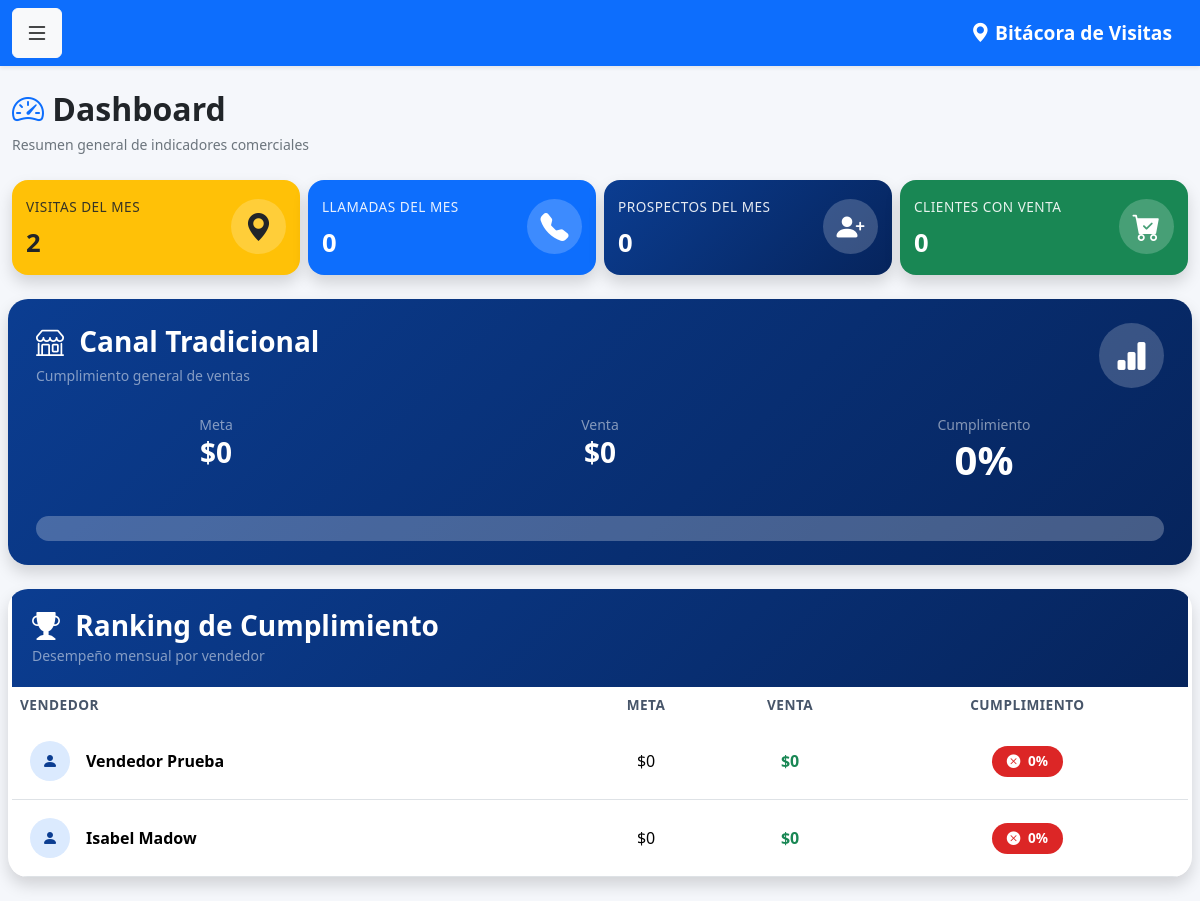
/dashboard (signed in), run on the app's committed database.
### models.py (models this page shows)
class Usuario(UserMixin, db.Model):
    __tablename__ = 'usuarios'
    id = db.Column(db.Integer, primary_key=True)
    nombre = db.Column(db.String(100), nullable=False)
    correo = db.Column(db.String(120), unique=True, nullable=False)
    password = db.Column(db.String(500), nullable=False)
    rol = db.Column(db.String(20), default='vendedor')
    activo = db.Column(db.Boolean, default=True)

### app.py (the view, shortened to what this page needs)
@app.route('/dashboard')
@login_required
def dashboard():
    from datetime import datetime
    ahora = datetime.now()
    inicio_mes = datetime(
        ahora.year,
        ahora.month,
        1
    )
    admin = current_user.rol in ['admin', 'supervisor']
    if current_user.rol == 'vendedor':
        clientes_total = Cliente.query.filter(
            Cliente.vendedor == current_user.id
        ).count()
    else:
        clientes_total = Cliente.query.count()
    if current_user.rol == 'vendedor':
        visitas_total = Visita.query.filter(
            Visita.usuario_id == current_user.id
        ).count()
        visitas_mes = Visita.query.filter(
            Visita.usuario_id == current_user.id,
            Visita.fecha >= inicio_mes
        ).count()
    else:
        visitas_total = Visita.query.count()
        visitas_mes = Visita.query.filter(
            Visita.fecha >= inicio_mes
        ).count()
    if current_user.rol == 'vendedor':
        prospectos_mes = Prospecto.query.filter(
            Prospecto.usuario_id == current_user.id,
            Prospecto.fecha_registro >= inicio_mes
        ).count()
    else:
        prospectos_mes = Prospecto.query.filter(
            Prospecto.fecha_registro >= inicio_mes
        ).count()
    if current_user.rol == 'vendedor':
        llamadas_mes = Llamada.query.filter(
            Llamada.usuario_id == current_user.id,
            Llamada.fecha >= inicio_mes
        ).count()
    else:
        llamadas_mes = Llamada.query.filter(
            Llamada.fecha >= inicio_mes
        ).count()
    if current_user.rol == 'vendedor':
        ventas_visitas = db.session.query(
            db.func.sum(Visita.monto_venta)
        ).filter(
            Visita.usuario_id == current_user.id,
            Visita.fecha >= inicio_mes,
            Visita.monto_venta > 0
        ).scalar() or 0
    else:
        ventas_visitas = db.session.query(
            db.func.sum(Visita.monto_venta)
        ).filter(
            Visita.fecha >= inicio_mes,
            Visita.monto_venta > 0
        ).scalar() or 0
    if current_user.rol == 'vendedor':
        ventas_llamadas = db.session.query(
            db.func.sum(Llamada.monto_venta)
        ).filter(
            Llamada.usuario_id == current_user.id,
            Llamada.fecha >= inicio_mes,
            Llamada.monto_venta > 0
        ).scalar() or 0
    else:
        ventas_llamadas = db.session.query(
            db.func.sum(Llamada.monto_venta)
        ).filter(
            Llamada.fecha >= inicio_mes,
            Llamada.monto_venta > 0
        ).scalar() or 0
    venta_mes = (
        ventas_visitas +
        ventas_llamadas
    )
    if current_user.rol == 'vendedor':
        clientes_venta_visitas = db.session.query(
            Visita.cliente_id
        ).filter(
            Visita.usuario_id == current_user.id,
            Visita.fecha >= inicio_mes,
            Visita.monto_venta > 0
        ).all()
        clientes_venta_llamadas = db.session.query(
            Llamada.cliente_id
        ).filter(
            Llamada.usuario_id == current_user.id,
            Llamada.fecha >= inicio_mes,
            Llamada.monto_venta > 0
        ).all()
    else:
        clientes_venta_visitas = db.session.query(
            Visita.cliente_id
        ).filter(
            Visita.fecha >= inicio_mes,
            Visita.monto_venta > 0
        ).all()
        clientes_venta_llamadas = db.session.query(
            Llamada.cliente_id
        ).filter(
            Llamada.fecha >= inicio_mes,
            Llamada.monto_venta > 0
        ).all()
    clientes_con_venta_ids = set()
    for resultado in clientes_venta_visitas:
        if resultado[0] is not None:
            clientes_con_venta_ids.add(
                resultado[0]
            )
    for resultado in clientes_venta_llamadas:
        if resultado[0] is not None:
            clientes_con_venta_ids.add(
                resultado[0]
            )
    clientes_con_venta = len(
        clientes_con_venta_ids
    )
    meta_empresa = 0
    venta_empresa = 0
    cumplimiento_empresa = 0
    cumplimiento_vendedores = []
    if admin:
        vendedores = Usuario.query.filter(
            Usuario.rol == 'vendedor',
            Usuario.activo == True
        ).all()
        for vendedor in vendedores:
            objetivo = Objetivo.query.filter(
                Objetivo.usuario_id == vendedor.id,
                Objetivo.anio == ahora.year,
                Objetivo.mes == ahora.month
            ).first()
            meta = objetivo.objetivo if objetivo else 0
            venta_visitas_vendedor = db.session.query(
                db.func.sum(Visita.monto_venta)
            ).filter(
                Visita.usuario_id == vendedor.id,
                Visita.fecha >= inicio_mes,
                Visita.monto_venta > 0
            ).scalar() or 0
            venta_llamadas_vendedor = db.session.query(
                db.func.sum(Llamada.monto_venta)
            ).filter(
                Llamada.usuario_id == vendedor.id,
                Llamada.fecha >= inicio_mes,
                Llamada.monto_venta > 0
            ).scalar() or 0
            venta = (
                venta_visitas_vendedor +
                venta_llamadas_vendedor
            )
            if meta > 0:
                porcentaje = round(
                    (venta / meta) * 100,
                    1
                )
            else:
                porcentaje = 0
            cumplimiento_vendedores.append({
                'nombre': vendedor.nombre,
                'meta': meta,
                'venta': venta,
                'porcentaje': porcentaje
            })
            meta_empresa += meta
        venta_empresa = venta_mes
        if meta_empresa > 0:
            cumplimiento_empresa = round(
                (venta_empresa / meta_empresa) * 100,
                1
            )
        else:
            cumplimiento_empresa = 0
    return render_template(
        'dashboard.html',
        clientes_total=clientes_total,
        clientes_con_venta=clientes_con_venta,
        visitas_total=visitas_total,
        visitas_mes=visitas_mes,
        prospectos_mes=prospectos_mes,
        llamadas_mes=llamadas_mes,
        venta_mes=venta_mes,
        objetivo=meta_empresa,
        monto_mes=venta_mes,
        cumplimiento=cumplimiento_empresa,
        admin=admin,
        meta_empresa=meta_empresa,
        venta_empresa=venta_empresa,
        cumplimiento_empresa=cumplimiento_empresa,
        cumplimiento_vendedores=cumplimiento_vendedores
    )

### templates/dashboard.html (shortened to what this page needs)
{% extends 'base.html' %}
{% block contenido %}
<div class="d-flex justify-content-between align-items-center mb-4">
    <div>
        <h2 class="fw-bold mb-1">
            <i class="bi bi-speedometer2 text-primary"></i>
            Dashboard
        </h2>
        <small class="text-muted">
            Resumen general de indicadores comerciales
        </small>
    </div>
</div>
<div class="row g-2">
<div class="col-xl-3 col-md-6">
    <div class="card kpi-card bg-warning shadow">
        <div class="card-body">
            <div class="d-flex justify-content-between align-items-center">
                <div>
                    <small>
                        Visitas del Mes
                    </small>
                    <h2 class="fw-bold mb-0">
                        {{ visitas_mes or 0 }}
                    </h2>
                </div>
                <div class="kpi-icon">
                    <i class="bi bi-geo-alt-fill"></i>
                </div>
            </div>
        </div>
    </div>
</div>
<div class="col-xl-3 col-md-6">
    <div class="card kpi-card bg-primary text-white shadow">
        <div class="card-body">
            <div class="d-flex justify-content-between align-items-center">
                <div>
                    <small>
                        Llamadas del Mes
                    </small>
                    <h2 class="fw-bold mb-0">
                        {{ llamadas_mes or 0 }}
                    </h2>
                </div>
                <div class="kpi-icon">
                    <i class="bi bi-telephone-fill"></i>
                </div>
            </div>
        </div>
    </div>
</div>
<div class="col-xl-3 col-md-6">
    <div class="card kpi-card prospectos-card text-white shadow">
        <div class="card-body">
            <div class="d-flex justify-content-between align-items-center">
                <div>
                    <small>
                        Prospectos del Mes
                    </small>
                    <h2 class="fw-bold mb-0">
                        {{ prospectos_mes or 0 }}
                    </h2>
                </div>
                <div class="kpi-icon">
                    <i class="bi bi-person-plus-fill"></i>
                </div>
            </div>
        </div>
    </div>
</div>
<div class="col-xl-3 col-md-6">
    <div class="card kpi-card bg-success text-white shadow">
        <div class="card-body">
            <div class="d-flex justify-content-between align-items-center">
                <div>
                    <small>
                        Clientes con Venta
                    </small>
                    <h2 class="fw-bold mb-0">
                        {{ clientes_con_venta or 0 }}
                    </h2>
                </div>
                <div class="kpi-icon">
                    <i class="bi bi-cart-check-fill"></i>
                </div>
            </div>
        </div>
    </div>
</div>
{% if admin %}
<div class="card canal-card mt-4 shadow">
    <div class="card-body p-4">
        <div class="d-flex justify-content-between align-items-center mb-4">
            <div>
                <h3 class="fw-bold text-white mb-1">
                    <i class="bi bi-shop me-2"></i>
                    Canal Tradicional
                </h3>
                <small class="text-white-50">
                    Cumplimiento general de ventas
                </small>
            </div>
            <div class="canal-icon">
                <i class="bi bi-bar-chart-fill"></i>
            </div>
        </div>
        <div class="row text-center">
            <div class="col-md-4">
                <small class="text-white-50">
                    Meta
                </small>
                <h3 class="fw-bold text-white">
                    ${{ "{:,.0f}".format(meta_empresa or 0) }}
                </h3>
            </div>
            <div class="col-md-4">
                <small class="text-white-50">
                    Venta
                </small>
                <h3 class="fw-bold text-white">
                    ${{ "{:,.0f}".format(venta_empresa or 0) }}
                </h3>
            </div>
            <div class="col-md-4">
                <small class="text-white-50">
                    Cumplimiento
                </small>
                <h1 class="fw-bold text-white">
                    {{ cumplimiento_empresa or 0 }}%
                </h1>
            </div>
        </div>
        <div class="progress mt-4" style="height:25px;">
        </div>
    </div>
</div>
<div class="card ranking-card mt-4 shadow">
    <div class="card-header ranking-header text-white">
        <h3 class="mb-0">
            <i class="bi bi-trophy-fill me-2"></i>
            Ranking de Cumplimiento
        </h3>
        <small class="text-white-50">
            Desempeño mensual por vendedor
        </small>
    </div>
    <div class="card-body p-0">
        <div class="table-responsive">
            <table class="table ranking-table mb-0">
                <thead>
                    <tr>
                        <th>
                            Vendedor
                        </th>
                        <th class="text-center">
                            Meta
                        </th>
                        <th class="text-center">
                            Venta
                        </th>
                        <th class="text-center">
                            Cumplimiento
                        </th>
                    </tr>
                </thead>
                <tbody>
                    {% for v in cumplimiento_vendedores %}
                    <tr>
                        <td>
                            <div class="d-flex align-items-center">
                                <div class="seller-icon me-3">
                                    <i class="bi bi-person-fill"></i>
                                </div>
                                <strong>
                                    {{ v['nombre'] }}
                                </strong>
                            </div>
                        </td>
                        <td class="text-center">
                            ${{ "{:,.0f}".format(v['meta'] or 0) }}
                        </td>
                        <td class="text-center fw-bold text-success">
                            ${{ "{:,.0f}".format(v['venta'] or 0) }}
                        </td>
                        <td class="text-center">
                            {% if v['porcentaje'] >= 100 %}
                                <span class="badge ranking-success">
                                    <i class="bi bi-check-circle-fill me-1"></i>
                                    {{ v['porcentaje'] }}%
                                </span>
                            {% elif v['porcentaje'] >= 80 %}
                                <span class="badge ranking-warning">
                                    <i class="bi bi-exclamation-circle-fill me-1"></i>
                                    {{ v['porcentaje'] }}%
                                </span>
                            {% else %}
                                <span class="badge ranking-danger">
                                    <i class="bi bi-x-circle-fill me-1"></i>
                                    {{ v['porcentaje'] }}%
                                </span>
                            {% endif %}
                        </td>
                    </tr>
                    {% endfor %}
                </tbody>
            </table>
        </div>
    </div>
</div>
{% endif %}
{% endblock %}

### data on the page
Usuario: nombre "Vendedor Prueba", v "0", porcentaje "0"
Usuario: nombre "Isabel Madow", v "0", porcentaje "0"

### other printed values
{{ visitas_mes or 0 }} "2"
{{ llamadas_mes or 0 }} "0"
{{ prospectos_mes or 0 }} "0"
{{ clientes_con_venta or 0 }} "0"
{{ "{:,.0f}".format(meta_empresa or 0) }} "0"
{{ "{:,.0f}".format(venta_empresa or 0) }} "0"
{{ cumplimiento_empresa or 0 }} "0"
